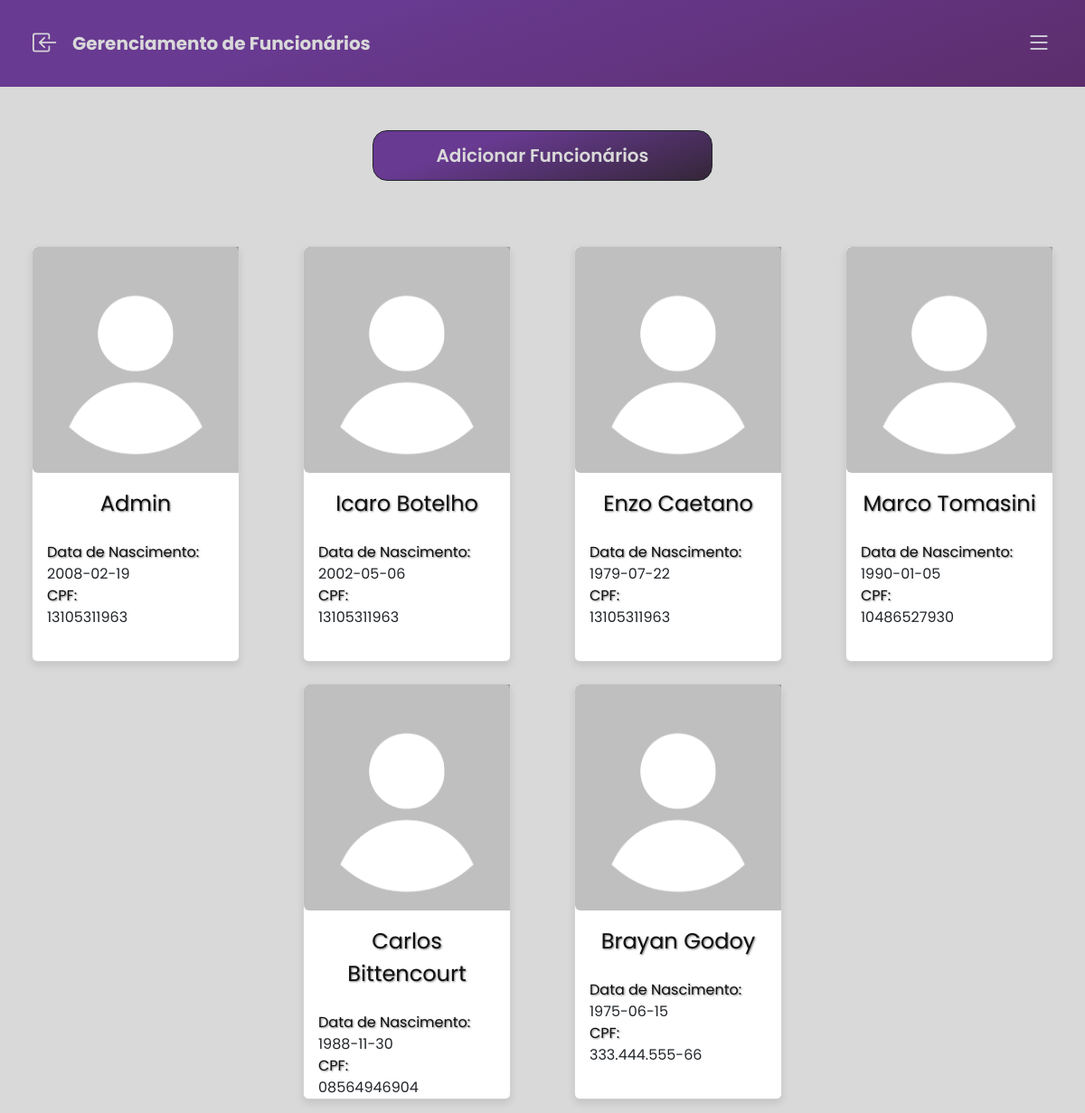
/public/funcionarios.php, run on the app's committed database.
### tables this page shows
CREATE TABLE usuario (
    id_usuario INT AUTO_INCREMENT PRIMARY KEY,
    nome VARCHAR(100) NOT NULL,
    email VARCHAR(100) UNIQUE,
    senha VARCHAR(255) NOT NULL,
    perfil ENUM('Controlador', 'Engenheiro', 'Planejador', 'Maquinista', 'Gerente') NOT NULL,
    CPF VARCHAR(14) NOT NULL,
    data_nascimento DATE NOT NULL,
    endereco VARCHAR(255) NOT NULL,
    contato VARCHAR(12) NOT NULL,
    imagem_usuario VARCHAR(255) DEFAULT 'default.png'
);

### public/funcionarios.php (the view, shortened to what this page needs)
<?php
include 'db.php';
$sql = "SELECT id_usuario,imagem_usuario,nome,data_nascimento,cpf FROM usuario";
$resultFuncionario = $conn->query($sql);
$funcionarios = $resultFuncionario->fetchAll(PDO::FETCH_ASSOC);
?>
<!DOCTYPE html>
<html lang="en">
<head>
    <link href="https://cdn.jsdelivr.net/npm/bootstrap@5.3.8/dist/css/bootstrap.min.css" rel="stylesheet">
    <link rel="stylesheet" href="https://cdn.jsdelivr.net/npm/bootstrap-icons@1.13.1/font/bootstrap-icons.min.css">
    <link rel="stylesheet" href="../styles/style.css">
</head>
<body>
    <main>
        <div class="container-fluid">
            <div class="row headerDash d-flex align-items-center">
                <div class="col-8  welcome lh-1">
                    <div class="col ms-4 fw-bold fs-5 d-flex align-items-center sticky-top">
                        <i class="bi bi-box-arrow-in-left fs-3 me-3" onclick="window.location.href='dashboard.php'"></i>
                        <p class="mb-0">Gerenciamento de Funcionários</p>
                    </div>
                </div>
                <div class="col-4">
                    <div class="col d-flex align-items-center justify-content-end">
                        <?php include 'partials/sidebar.php'; ?>
                    </div>
                </div>
            </div>
            <div class="row d-flex justify-content-center">
                <div class="col-10 col-md-6 col-lg-4">
                    <p type="submit" class="btn btn-dark btnLogin fs-5 mt-5 fw-semibold rounded-4 d-flex align-items-center justify-content-center mb-0" onclick="location.href='create.php'">Adicionar Funcionários</p>
                </div>
            </div>
            <div class="row row-cols-1 row-cols-md-3 row-cols-xl-4 d-flex flex-wrap justify-content-center align-items-center gy-4 mt-5 mb-5">
                <?php foreach ($funcionarios as $row): ?>
                    <div class="col d-flex justify-content-center">
                        <div class="col-10 card cardFuncionario" onclick="window.location='upload_foto.php?id=<?php echo urlencode($row['id_usuario']); ?>'">
                            <div class="row g-0">
                                <img src="../assets/img/<?php echo ($row['imagem_usuario']); ?>" class="img-fluid rounded-start" alt="user-icon">
                                <div class="col d-flex flex-column justify-content-center">
                                    <div class="card-body d-flex flex-column justify-content-center">
                                        <div class="col d-flex justify-content-center">
                                            <p class="card-title tituloLight fs-4 mb-0 text-center"><?php echo ($row['nome']); ?></p>
                                        </div>
                                        <div class="col d-flex flex-column align-items-start justify-content-end mt-4">
                                            <div class="col">
                                                <p class="tituloLight fs-6 mb-0">Data de Nascimento: </p>
                                                <p class=" fs-6 mb-0"><?php echo ($row['data_nascimento']); ?></p>
                                            </div>
                                            <div class="col">
                                                <p class="tituloLight fs-6 mb-0">CPF: </p>
                                                <p class=" fs-6 mb-0"><?php echo ($row['cpf']); ?></p>
                                            </div>
                                        </div>
                                    </div>
                                </div>
                            </div>
                        </div>
                    </div>
                <?php endforeach; ?>
            </div>
        </div>
    </main>
</body>
</html>

### public/partials/sidebar.php (shortened to what this page needs)
<html lang="pt-br">
<head>
    <link href="https://cdn.jsdelivr.net/npm/bootstrap@5.3.8/dist/css/bootstrap.min.css" rel="stylesheet">
    <link rel="stylesheet" href="https://cdn.jsdelivr.net/npm/bootstrap-icons@1.13.1/font/bootstrap-icons.min.css">
    <link rel="stylesheet" href="../../styles/style.css">
</head>
<body class="bodyDashboard">
    <div class="container-fluid p-0">
        <div class="row">
            <div class="col d-flex align-items-between justify-content-end p-0 me-md-4 me-3">
                <i class="btn bi bi-list mb-0 fs-3" type="button" data-bs-theme="dark" data-bs-toggle="offcanvas" data-bs-target="#offcanvasRight" aria-controls="offcanvasRight"></i>
            </div>
        </div>
    </div>
</body>
</html>

### styles/style.css (style rules this page uses)
body { background-color: #D9D9D9; font-family: 'Poppins', sans-serif; width: 100%; margin: 0; overflow-x: hidden; }
.bodyDashboard { background-color: #D9D9D9; width: 100vw; height: 100vh; overflow-x: hidden; }
.btnLogin { color: #D9D9D9; width: 100%; height: 7vh; background: linear-gradient(161deg, rgba(104, 58, 145, 1) 30%, rgba(52, 38, 56, 1) 100%); }
.headerDash { background: #683A91; background: linear-gradient(161deg, rgba(104, 58, 145, 1) 30%, rgba(92, 45, 107, 1) 100%); height: 12vh; }
.welcome { color: #D9D9D9; }
.tituloLight { color: #0f0f0f; text-shadow: 1px 1px 2px rgba(0, 0, 0, 0.5); }
.cardFuncionario { height: 50vh !important; min-height: 460px; box-shadow: 0 4px 8px rgba(0, 0, 0, 0.1); }
.cardFuncionario img { height: 25vh; min-height: 250px !important; object-fit: cover; object-position: top; }

### data on the page
usuario: imagem_usuario (placeholder picture), nome "Admin", data_nascimento "2008-02-19", CPF "13105311963"
usuario: imagem_usuario (placeholder picture), nome "Icaro Botelho", data_nascimento "2002-05-06", CPF "13105311963"
usuario: imagem_usuario (placeholder picture), nome "Enzo Caetano", data_nascimento "1979-07-22", CPF "13105311963"
usuario: imagem_usuario (placeholder picture), nome "Marco Tomasini", data_nascimento "1990-01-05", CPF "10486527930"
usuario: imagem_usuario (placeholder picture), nome "Carlos Bittencourt", data_nascimento "1988-11-30", CPF "08564946904"
usuario: imagem_usuario (placeholder picture), nome "Brayan Godoy", data_nascimento "1975-06-15", CPF "333.444.555-66"
